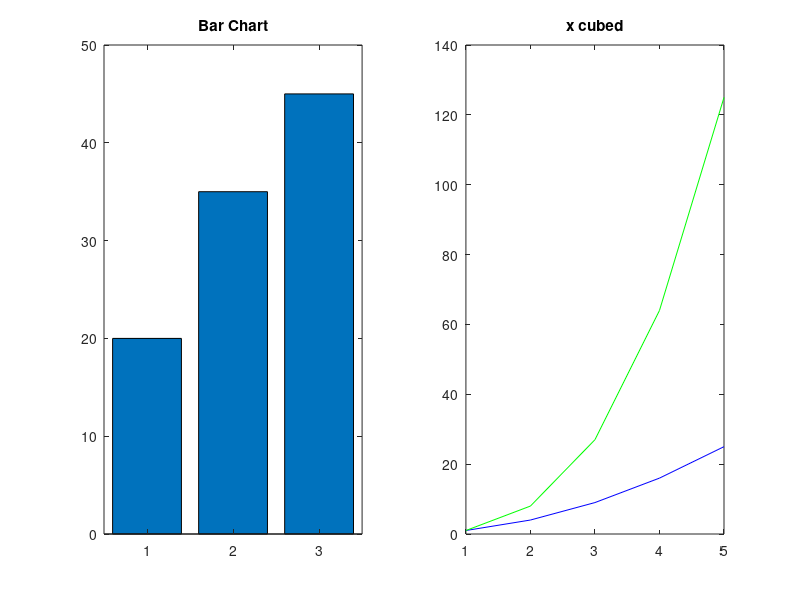

This figure's MATLAB source: (Note: this script raises an error after producing the figure.)
% Task 1
num = uint8(input("Enter a decimal number: "));
fprintf("The converted 8-bit integer is: %d\n", num);

% Task 2
MyCell = { 'MATLAB', 2026, [1,2; 3,4]};
disp(MyCell{1});

% Task 3
student = struct( "name", "Ali", "age", 21, "gpa", 3.6);
if student.gpa>=3.5
    fprintf("Excellent student: %s\n", student.name);
else
    fprintf("Good student: %s\n", student.name);
end

% Task 4
for i=1:5
    product=i*10;
    fprintf("%d ",product);
end
fprintf("\n");

% Task 5
num=input("Enter a positive number: ");
while(num<=0)
    num=input( "Invalid! Enter a positive number: ");
end
disp(num);

% Task 6
color = input("Enter a color code (r, g, b): ", 's');
switch color
    case 'r' 
        str="Red";
    case 'b' 
        str="Blue";
    case 'g' 
        str="Green";
    otherwise
        str="Unknown";
end
disp(str);

% Task 7
x=0:0.1:2*pi;
y=sin(x);
plot(x, y, 'r--', 'LineWidth', 3);
title('Sine Wave');

% Task 8
v=[20, 35, 45];
subplot(1, 2, 1);
bar(v);
title('Bar Chart');
subplot(1, 2, 2);
pie(v);
title('Pie Chart');
close all;

% Task 9
x=1:5;
plot(x.^2, 'b');
title('x squared');
hold on;
plot(x.^3, 'g');
title('x cubed');
close all;

% Task 10
d=[1 2 3 4];
analyzeData(d);
function analyzeData(v)
   if length(v)>3
       stem(v);
   else
       disp("Data too short!");
   end
   sprintf("Data Length: %d\n", length(v));
   
end
